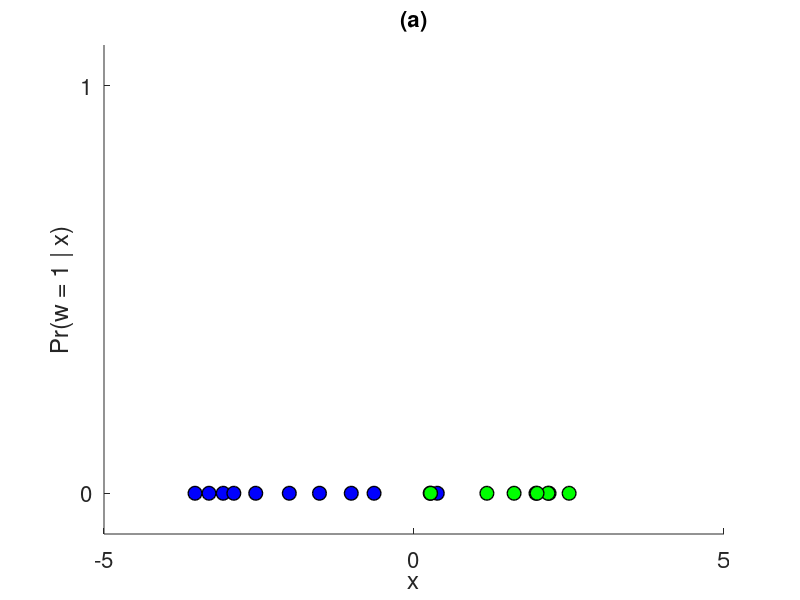

This figure's MATLAB source: (Note: this script raises an error after producing the figure.)
% Author: Stefan Stavrev 2013

% Generate data for class 0.
I_0 = 10;
mu_0 = -2;
sigma_0 = 1.5;
class_0 = normrnd(mu_0, sigma_0, 1, I_0);
scatter(class_0, zeros(1,I_0),100,'fill','MarkerEdgeColor','k', ...
       'MarkerFaceColor','b','LineWidth',1);
hold on;
   
% Generate data for class 1.
I_1 = 10;
mu_1 = 2;
sigma_1 = 1.5;
class_1 = normrnd(mu_1, sigma_1, 1, I_1);
scatter(class_1, zeros(1,I_1),100,'fill','MarkerEdgeColor','k', ...
       'MarkerFaceColor','g','LineWidth',1);
   
% Plot properties.
xlabel('x', 'FontSize', 16);
ylabel('Pr(w = 1 | x)', 'FontSize', 16);
axis([-5,5,-0.1,1.1]);
set(gca,'XTick',[-5,0,5],'YTick',[0,1],'FontSize', 16);
title('(a)', 'FontSize', 16);

% Prepare training data.
X = [class_0 class_1];
X = [ones(1,I_0+I_1); X];
w = [zeros(I_0,1); ones(I_1,1)];
var_prior = 6;
X_test = -5:0.1:5;
X_test = [ones(1,size(X_test,2)); X_test];

% Fit and plot a Bayesian regression model.
initial_phi = [1; 1];
[predictions, phi] = fit_blogr (X, w, var_prior, X_test, initial_phi);
plot(-5:0.1:5, predictions, 'LineWidth',2,'LineSmoothing','on','Color','r');

% Plot the decision boundary for the Bayesian regression model.
decision_boundary = -phi(1) / phi(2);
plot(repmat(decision_boundary,1,10), linspace(-2,2,10),...
    'LineWidth',2,'LineSmoothing','on','Color','c');
hold off;
